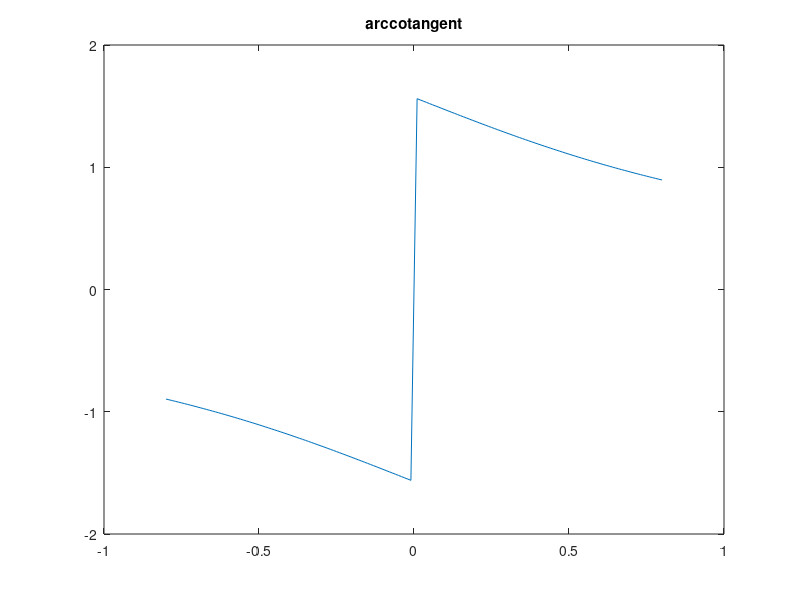

Write MATLAB code to recreate this figure.
%% graph 01: square root
x = [0:0.1:4];
plot(x,sqrt(x))
title('square root')

%% graph 02: exponential function
x = [-2:0.5:5];
plot(x, exp(x));
title('exponential function');

%% graph 03: log10 function
x = [0.1:0.1:10];
plot(x, log10(x));
title('log10 function');

%% graph 04: log2 function
x = [0.1:0.1:10];
plot(x, log2(x));
title('log2 function');

%% graph 05: exponential base 10
x = [-1:0.1:2];
plot(x, 10.^x);
title('exponential base10');

%% graph 06: exponential base 2
x = [-1:0.1:2];
plot(x, 2.^x);
title('exponential base2');

%% graph 07: sine
x = [-2*pi: pi/100: 2*pi];
plot(x, sin(x));
title('sine')

%% graph 08: cosine
x = [-2*pi: pi/100: 2*pi];
plot(x, cos(x));
title('cosine');

%% graph 09: tangent
x = [-pi/2+0.01:0.01:pi/2-0.01];
plot(x, tan(x));
title('tangent');

%% graph 10: cotangent
x = [[-0.8:0.01:-0.01], [0.01:0.01:0.8]];
plot(x, cot(x));
title('cotangent');

%% graph 11: arcsine
x = [-1:0.01:1];
plot(x, asin(x));
title('arcsine');

%% graph 12: arccosine
x = [-1:0.01:1];
plot(x, acos(x));
title('arccosine');

%% graph 13: arctangent
x = [-10:0.01:10];
plot(x, atan(x));
title('arctangent');

%% graph 14: arccotangent
x = [[-0.8:0.01:-0.01], [0.01:0.01:0.8]];
plot(x, acot(x));
title('arccotangent')